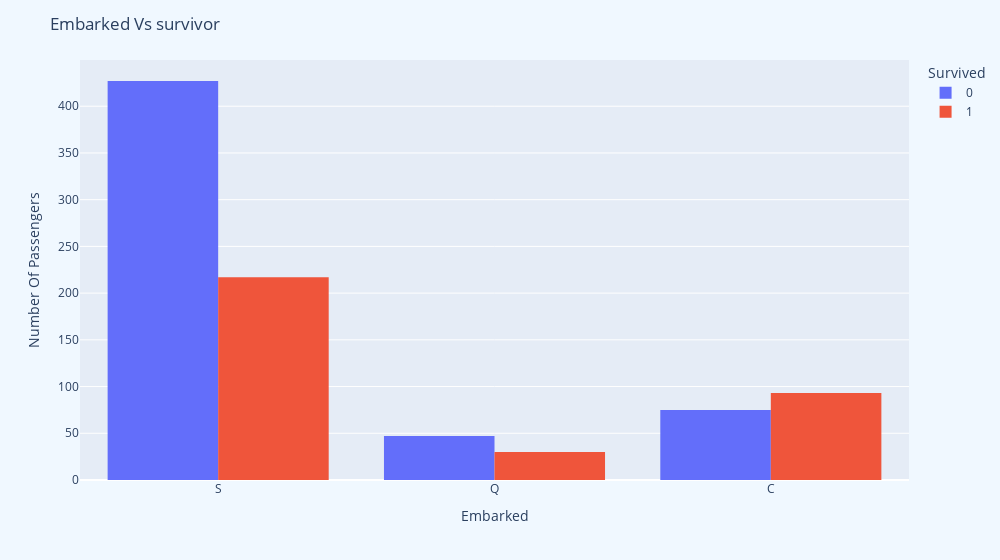

Notebook code for this chart:
### Code cell
fig = px.histogram(train_df,x='Embarked',color='Survived',width=1000)
fig.update_layout(barmode='group',bargroupgap=0,paper_bgcolor="aliceblue",yaxis_title="Number Of Passengers",title= "Embarked Vs survivor")
fig.show()

### Figure 1 — Plotly figure (JSON) as saved in the notebook; plotly's stock layout.template omitted (floating-point values rounded to 4 significant figures; data arrays with more than 128 entries replaced by an {"elided": "..."} marker saying what was removed)
{"data": [{"alignmentgroup": "True", "bingroup": "x", "hovertemplate": "Survived=0<br>Embarked=%{x}<br>count=%{y}<extra></extra>", "legendgroup": "0", "marker": {"color": "#636efa", "pattern": {"shape": ""}}, "name": "0", "offsetgroup": "0", "orientation": "v", "showlegend": true, "type": "histogram", "x": {"elided": "549 str values"}, "xaxis": "x", "yaxis": "y"}, {"alignmentgroup": "True", "bingroup": "x", "hovertemplate": "Survived=1<br>Embarked=%{x}<br>count=%{y}<extra></extra>", "legendgroup": "1", "marker": {"color": "#EF553B", "pattern": {"shape": ""}}, "name": "1", "offsetgroup": "1", "orientation": "v", "showlegend": true, "type": "histogram", "x": {"elided": "342 str values"}, "xaxis": "x", "yaxis": "y"}], "layout": {"bargroupgap": 0, "barmode": "group", "legend": {"title": {"text": "Survived"}, "tracegroupgap": 0}, "margin": {"t": 60}, "paper_bgcolor": "aliceblue", "title": {"text": "Embarked Vs survivor"}, "width": 1000, "xaxis": {"anchor": "y", "domain": [0, 1], "title": {"text": "Embarked"}}, "yaxis": {"anchor": "x", "domain": [0, 1], "title": {"text": "Number Of Passengers"}}}}
